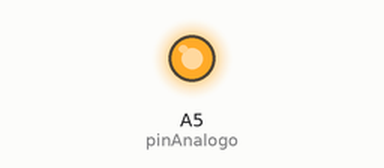
Bench run of a sketch on a simulated Arduino Uno, built with avr-gcc and run on an emulated ATmega328P. On the bench: output pins drawn as LEDs (lit = HIGH).

Above: at 0.4 s.
At 3.11 s:
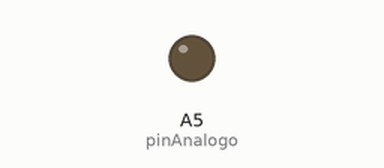
Timing chart, 0 to 4.8 s (numbered marks = the images above):
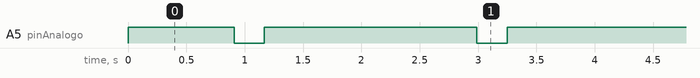

The sketch:

test_transistor.ino
```cpp
const int pinAnalogo = A5;
const int pinDigital = 2;

int val;
const int topeSuperior = 1024;
const int topeInferior = 129;

void setup() {
  // put your setup code here, to run once:
  pinMode(pinAnalogo, OUTPUT);
}

void loop() {
  // put your main code here, to run repeatedly:

  for(val=topeSuperior; val>0; val--)
  {
   analogWrite(pinAnalogo, val);
   delay(1);
  }
for(val=0; val<topeSuperior; val++)
  {
   analogWrite(pinAnalogo, val );
   delay(1);
  }
}
```

Measured:
- by itself, A5 (pinAnalogo): repeats every 2.1 s: LOW 0.26 s, HIGH 1.8 s
